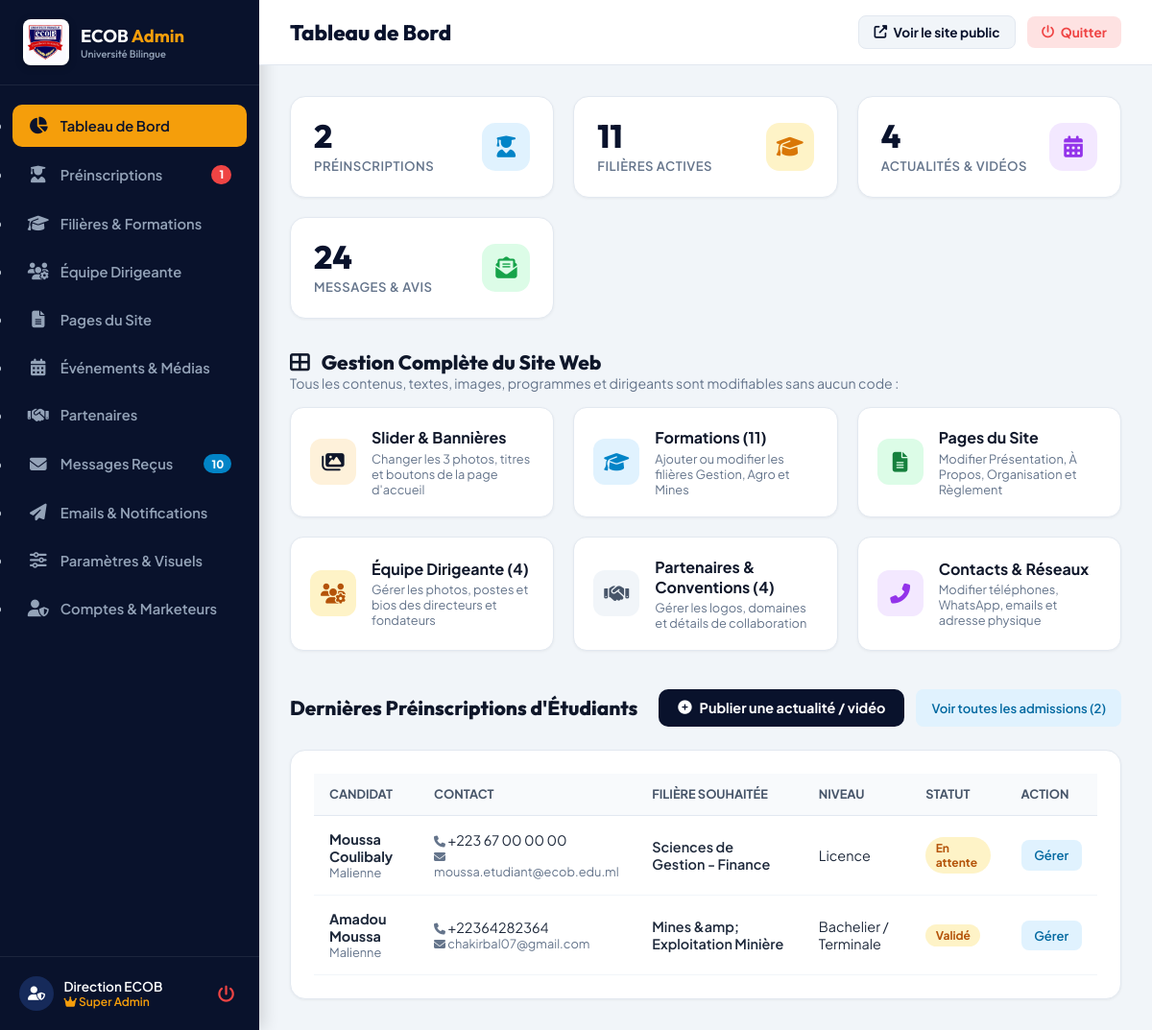
/admin/index.php (signed in), run on the app's committed database.
### tables this page shows
CREATE TABLE `admis` (
  `ID` int NOT NULL AUTO_INCREMENT,
  `nom` varchar(100) NOT NULL,
  `prenom` varchar(100) NOT NULL,
  `email` varchar(150) NOT NULL,
  `phone` varchar(50) NOT NULL,
  `nationalite` varchar(100) NOT NULL,
  `dte` date NOT NULL,
  `niveau_etude` varchar(100) NOT NULL,
  `formation` varchar(150) NOT NULL,
  `date_creation` timestamp NULL DEFAULT CURRENT_TIMESTAMP,
  `statut` varchar(30) DEFAULT 'En attente',
  PRIMARY KEY (`ID`)
);

### config/helpers.php (called while the page is built, shortened)
<?php
function is_admin_logged_in(): bool {
    return !empty($_SESSION['admin_logged_in']);
}
function current_admin_role(): string {
    return $_SESSION['admin_role'] ?? 'invite';
}
function admin_has_permission(string $perm): bool {
    $role = current_admin_role();
    if ($role === 'superadmin' || $role === 'admin') {
        return true;
    }
    $permsList = [];
    return in_array($perm, $permsList, true);
}

### admin/index.php (the view, shortened to what this page needs)
<?php
require_once __DIR__ . '/layout-header.php';
$db = get_db();
$cntAdmis = $db->query("SELECT COUNT(*) FROM admis")->fetchColumn();
$cntEvenements = $db->query("SELECT COUNT(*) FROM evenements")->fetchColumn();
$cntContact = $db->query("SELECT COUNT(*) FROM contact")->fetchColumn();
$cntMessage = $db->query("SELECT COUNT(*) FROM message")->fetchColumn();
$cntFilieres = $db->query("SELECT COUNT(*) FROM filieres")->fetchColumn();
$cntEquipe = $db->query("SELECT COUNT(*) FROM equipe_direction")->fetchColumn();
$cntPartenaires = $db->query("SELECT COUNT(*) FROM partenaires")->fetchColumn();
$recentAdmis = $db->query("SELECT * FROM admis ORDER BY id DESC LIMIT 5")->fetchAll();
?>
<div style="display:grid; grid-template-columns:repeat(auto-fit, minmax(220px, 1fr)); gap:1.25rem; margin-bottom:2rem;">
    <?php if (admin_has_permission('admissions')): ?>
    <div class="stat-card">
        <div>
            <div class="stat-val"><?= $cntAdmis ?></div>
            <div class="stat-label">Préinscriptions</div>
        </div>
        <div class="stat-icon" style="background:#e0f2fe; color:#0284c7;">
            <i class="fas fa-user-graduate"></i>
        </div>
    </div>
    <?php endif; ?>
    <div class="stat-card">
        <div>
            <div class="stat-val"><?= $cntFilieres ?></div>
            <div class="stat-label">Filières Actives</div>
        </div>
        <div class="stat-icon" style="background:#fef3c7; color:#d97706;">
            <i class="fas fa-graduation-cap"></i>
        </div>
    </div>
    <div class="stat-card">
        <div>
            <div class="stat-val"><?= $cntEvenements ?></div>
            <div class="stat-label">Actualités & Vidéos</div>
        </div>
        <div class="stat-icon" style="background:#f3e8ff; color:#9333ea;">
            <i class="fas fa-calendar-alt"></i>
        </div>
    </div>
    <?php if (admin_has_permission('contacts')): ?>
    <div class="stat-card">
        <div>
            <div class="stat-val"><?= $cntContact + $cntMessage ?></div>
            <div class="stat-label">Messages & Avis</div>
        </div>
        <div class="stat-icon" style="background:#dcfce7; color:#16a34a;">
            <i class="fas fa-envelope-open-text"></i>
        </div>
    </div>
    <?php endif; ?>
</div>
<div style="margin-bottom:2.5rem;">
    <div style="display:flex; justify-content:space-between; align-items:center; margin-bottom:1rem;">
        <div>
            <h2 style="font-size:1.3rem; font-weight:800; font-family:'Outfit',sans-serif; color:var(--primary);">
                <i class="fas fa-th-large" style="color:var(--accent); margin-right:8px;"></i> Gestion Complète du Site Web
            </h2>
            <p style="color:#64748b; font-size:0.88rem;">Tous les contenus, textes, images, programmes et dirigeants sont modifiables sans aucun code :</p>
        </div>
    </div>
    <div style="display:grid; grid-template-columns:repeat(auto-fit, minmax(260px, 1fr)); gap:1.25rem;">
        <a href="settings.php#slider" style="background:#fff; border-radius:14px; padding:1.25rem; border:1px solid #e2e8f0; text-decoration:none; color:inherit; box-shadow:0 1px 3px rgba(0,0,0,0.05); transition:all 0.2s; display:flex; gap:1rem; align-items:center;">
            <div style="width:48px; height:48px; border-radius:12px; background:rgba(245,158,11,0.15); color:var(--accent-hover); display:flex; align-items:center; justify-content:center; font-size:1.3rem; flex-shrink:0;">
                <i class="fas fa-images"></i>
            </div>
            <div>
                <h4 style="font-size:1rem; font-weight:700; color:var(--primary); margin-bottom:0.2rem;">Slider & Bannières</h4>
                <p style="font-size:0.8rem; color:#64748b; margin:0;">Changer les 3 photos, titres et boutons de la page d'accueil</p>
            </div>
        </a>
        <a href="filieres.php" style="background:#fff; border-radius:14px; padding:1.25rem; border:1px solid #e2e8f0; text-decoration:none; color:inherit; box-shadow:0 1px 3px rgba(0,0,0,0.05); transition:all 0.2s; display:flex; gap:1rem; align-items:center;">
            <div style="width:48px; height:48px; border-radius:12px; background:#e0f2fe; color:#0284c7; display:flex; align-items:center; justify-content:center; font-size:1.3rem; flex-shrink:0;">
                <i class="fas fa-graduation-cap"></i>
            </div>
            <div>
                <h4 style="font-size:1rem; font-weight:700; color:var(--primary); margin-bottom:0.2rem;">Formations (<?= $cntFilieres ?>)</h4>
                <p style="font-size:0.8rem; color:#64748b; margin:0;">Ajouter ou modifier les filières Gestion, Agro et Mines</p>
            </div>
        </a>
        <a href="pages.php" style="background:#fff; border-radius:14px; padding:1.25rem; border:1px solid #e2e8f0; text-decoration:none; color:inherit; box-shadow:0 1px 3px rgba(0,0,0,0.05); transition:all 0.2s; display:flex; gap:1rem; align-items:center;">
            <div style="width:48px; height:48px; border-radius:12px; background:#dcfce7; color:#15803d; display:flex; align-items:center; justify-content:center; font-size:1.3rem; flex-shrink:0;">
                <i class="fas fa-file-alt"></i>
            </div>
            <div>
                <h4 style="font-size:1rem; font-weight:700; color:var(--primary); margin-bottom:0.2rem;">Pages du Site</h4>
                <p style="font-size:0.8rem; color:#64748b; margin:0;">Modifier Présentation, À Propos, Organisation et Règlement</p>
            </div>
        </a>
        <a href="equipe.php" style="background:#fff; border-radius:14px; padding:1.25rem; border:1px solid #e2e8f0; text-decoration:none; color:inherit; box-shadow:0 1px 3px rgba(0,0,0,0.05); transition:all 0.2s; display:flex; gap:1rem; align-items:center;">
            <div style="width:48px; height:48px; border-radius:12px; background:#fef3c7; color:#b45309; display:flex; align-items:center; justify-content:center; font-size:1.3rem; flex-shrink:0;">
                <i class="fas fa-users-cog"></i>
            </div>
            <div>
                <h4 style="font-size:1rem; font-weight:700; color:var(--primary); margin-bottom:0.2rem;">Équipe Dirigeante (<?= $cntEquipe ?>)</h4>
                <p style="font-size:0.8rem; color:#64748b; margin:0;">Gérer les photos, postes et bios des directeurs et fondateurs</p>
            </div>
        </a>
        <a href="partenaires.php" style="background:#fff; border-radius:14px; padding:1.25rem; border:1px solid #e2e8f0; text-decoration:none; color:inherit; box-shadow:0 1px 3px rgba(0,0,0,0.05); transition:all 0.2s; display:flex; gap:1rem; align-items:center;">
            <div style="width:48px; height:48px; border-radius:12px; background:#f1f5f9; color:#475569; display:flex; align-items:center; justify-content:center; font-size:1.3rem; flex-shrink:0;">
                <i class="fas fa-handshake"></i>
            </div>
            <div>
                <h4 style="font-size:1rem; font-weight:700; color:var(--primary); margin-bottom:0.2rem;">Partenaires & Conventions (<?= $cntPartenaires ?>)</h4>
                <p style="font-size:0.8rem; color:#64748b; margin:0;">Gérer les logos, domaines et détails de collaboration</p>
            </div>
        </a>
        <a href="settings.php" style="background:#fff; border-radius:14px; padding:1.25rem; border:1px solid #e2e8f0; text-decoration:none; color:inherit; box-shadow:0 1px 3px rgba(0,0,0,0.05); transition:all 0.2s; display:flex; gap:1rem; align-items:center;">
            <div style="width:48px; height:48px; border-radius:12px; background:#f3e8ff; color:#9333ea; display:flex; align-items:center; justify-content:center; font-size:1.3rem; flex-shrink:0;">
                <i class="fas fa-phone-alt"></i>
            </div>
            <div>
                <h4 style="font-size:1rem; font-weight:700; color:var(--primary); margin-bottom:0.2rem;">Contacts & Réseaux</h4>
                <p style="font-size:0.8rem; color:#64748b; margin:0;">Modifier téléphones, WhatsApp, emails et adresse physique</p>
            </div>
        </a>
    </div>
</div>
<?php if (admin_has_permission('admissions')): ?>
<div style="display:flex; justify-content:space-between; align-items:center; margin-bottom:1.5rem; flex-wrap:wrap; gap:1rem;">
    <h2 style="font-size:1.3rem; font-weight:800; font-family:'Outfit',sans-serif;">Dernières Préinscriptions d'Étudiants</h2>
    <div style="display:flex; gap:0.75rem; flex-wrap:wrap;">
        <a href="evenement-form.php" class="btn-add">
            <i class="fas fa-plus-circle"></i> Publier une actualité / vidéo
        </a>
        <a href="admissions.php" class="btn-action btn-edit" style="padding:0.65rem 1rem;">
            Voir toutes les admissions (<?= $cntAdmis ?>)
        </a>
    </div>
</div>
<div class="table-card" style="margin-top:0;">
    <table>
        <thead>
            <tr>
                <th>Candidat</th>
                <th>Contact</th>
                <th>Filière Souhaitée</th>
                <th>Niveau</th>
                <th>Statut</th>
                <th>Action</th>
            </tr>
        </thead>
        <tbody>
            <?php if (!empty($recentAdmis)): ?>
                <?php foreach ($recentAdmis as $a): ?>
                    <tr>
                        <td>
                            <strong><?= htmlspecialchars($a['prenom'] . ' ' . $a['nom']) ?></strong>
                            <div style="font-size:0.8rem; color:#64748b;"><?= htmlspecialchars($a['nationalite'] ?? 'Malienne') ?></div>
                        </td>
                        <td>
                            <div><i class="fas fa-phone" style="font-size:0.75rem; color:#64748b;"></i> <?= htmlspecialchars($a['phone']) ?></div>
                            <div style="font-size:0.8rem; color:#64748b;"><i class="fas fa-envelope" style="font-size:0.75rem;"></i> <?= htmlspecialchars($a['email']) ?></div>
                        </td>
                        <td>
                            <span style="font-weight:600; color:var(--primary);"><?= htmlspecialchars($a['formation']) ?></span>
                        </td>
                        <td><?= htmlspecialchars($a['niveau_etude']) ?></td>
                        <td>
                            <span class="badge badge-pending"><?= htmlspecialchars($a['statut'] ?? 'En attente') ?></span>
                        </td>
                        <td>
                            <a href="admissions.php" class="btn-action btn-edit">Gérer</a>
                        </td>
                    </tr>
                <?php endforeach; ?>
            <?php endif; ?>
        </tbody>
    </table>
</div>
<?php endif; ?>
<?php require_once __DIR__ . '/layout-footer.php'; ?>

### admin/layout-header.php (style rules this page uses)
* { box-sizing: border-box; margin: 0; padding: 0; }
body { font-family: 'Plus Jakarta Sans', sans-serif; background: #f1f5f9; color: #0f172a; display: flex; min-height: 100vh; }
.stat-card { background: #fff; border-radius: 16px; padding: 1.5rem; box-shadow: 0 1px 3px rgba(0,0,0,0.05); border: 1px solid #e2e8f0; display: flex; align-items: center; justify-content: space-between; }
.stat-val { font-size: 2.1rem; font-weight: 800; color: #09122c; line-height: 1; margin-bottom: 0.35rem; font-family:'Outfit',sans-serif; }
.stat-label { font-size: 0.82rem; color: #64748b; font-weight: 600; text-transform: uppercase; letter-spacing: 0.5px; }
.stat-icon { width: 50px; height: 50px; border-radius: 14px; display: flex; align-items: center; justify-content: center; font-size: 1.4rem; }
.table-card { background: #fff; border-radius: 16px; padding: 1.5rem; box-shadow: 0 1px 3px rgba(0,0,0,0.05); border: 1px solid #e2e8f0; margin-top: 1.5rem; overflow-x: auto; }
table { width: 100%; border-collapse: collapse; text-align: left; font-size: 0.9rem; }
th { background: #f8fafc; color: #475569; padding: 0.85rem 1rem; font-weight: 700; font-size: 0.8rem; text-transform: uppercase; border-bottom: 1.5px solid #e2e8f0; white-space: nowrap; }
td { padding: 0.95rem 1rem; border-bottom: 1px solid #f1f5f9; color: #1e293b; vertical-align: middle; }
.badge { display: inline-block; padding: 0.25rem 0.65rem; border-radius: 9999px; font-size: 0.75rem; font-weight: 700; }
.badge-pending { background: #fef3c7; color: #b45309; }
.btn-action { display: inline-flex; align-items: center; gap: 0.35rem; padding: 0.45rem 0.85rem; border-radius: 8px; font-size: 0.82rem; font-weight: 600; text-decoration: none; border: none; cursor: pointer; transition: all 0.2s; }
.btn-edit { background: #e0f2fe; color: #0369a1; }
.btn-add { background: #09122c; color: #fff; padding: 0.65rem 1.25rem; border-radius: 10px; text-decoration: none; font-weight: 700; font-size: 0.9rem; display: inline-flex; align-items: center; gap: 0.5rem; transition: background 0.2s; }

### data on the page
admis: prenom+nom "Moussa Coulibaly", nationalite "Malienne", phone "+223 67 00 00 00", email "moussa.etudiant@ecob.edu.ml", formation "Sciences de Gestion - Finance", niveau_etude "Licence", statut "En attente"
admis: prenom+nom "Amadou Moussa", nationalite "Malienne", phone "+22364282364", email "chakirbal07@gmail.com", formation "Mines &amp; Exploitation Minière", niveau_etude "Bachelier / Terminale", statut "Validé"

### other printed values
$cntPendingAdmis "1"
$cntContacts "10"
$adminNom "Direction ECOB"
$pageTitle "Tableau de Bord"
$cntAdmis "2"
$cntFilieres "11"
$cntEvenements "4"
$cntContact + $cntMessage "24"
$cntEquipe "4"
$cntPartenaires "4"
